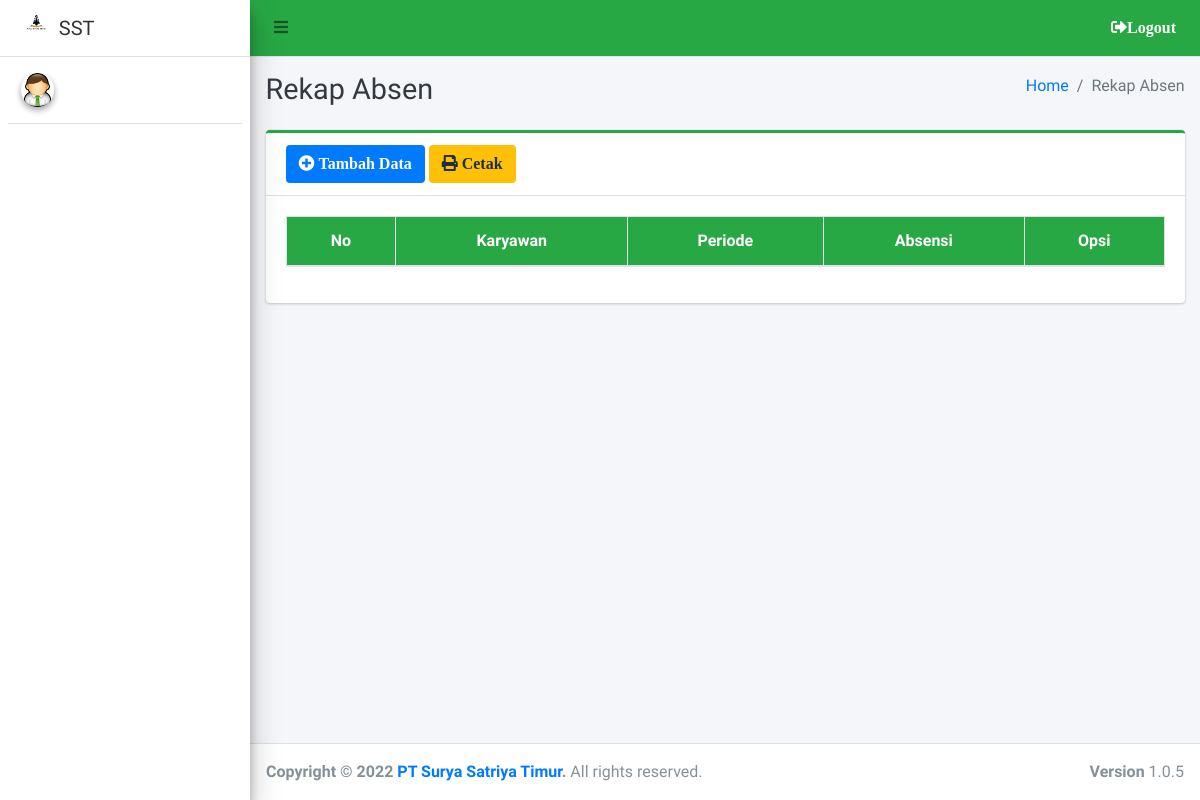
/admin/rekapabsen/index.php, run on an earlier commit of the app's database.
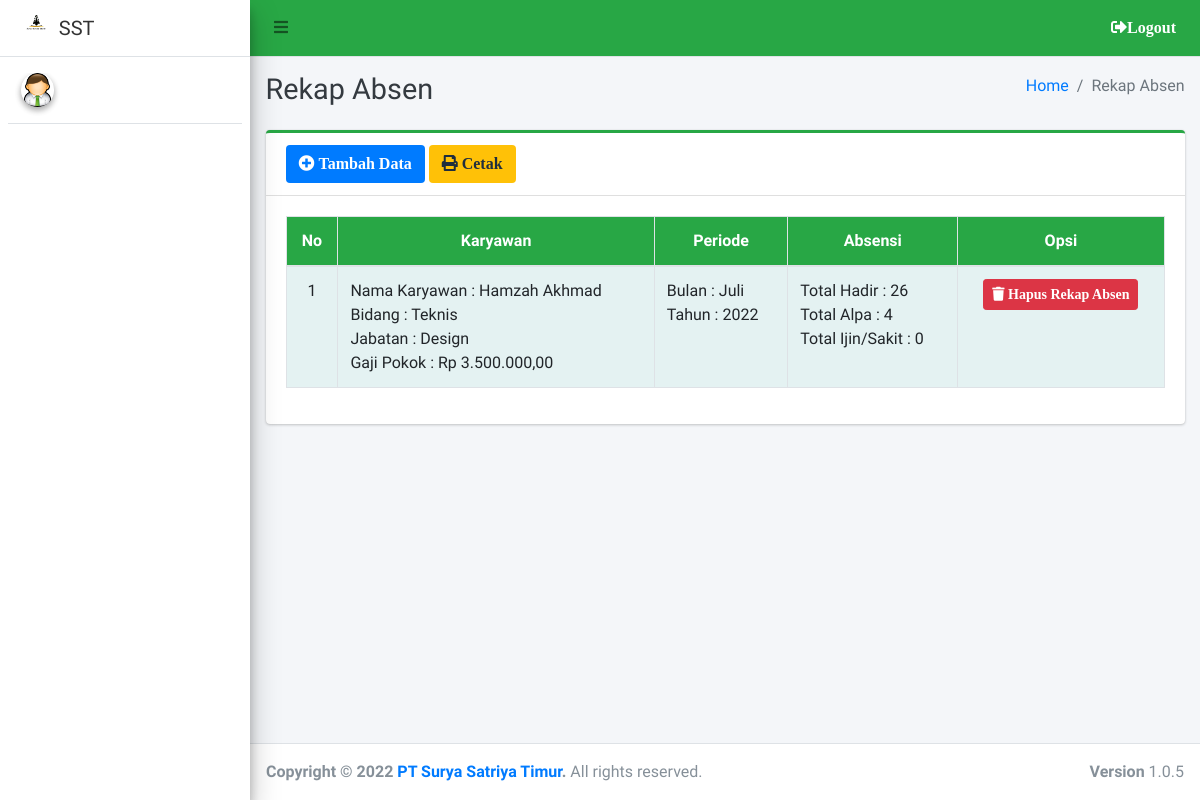
And on a later commit of the database.
### tables this page shows
CREATE TABLE `rekapabsen` (
  `id_rekap` int(11) NOT NULL,
  `id_karyawan` int(11) NOT NULL,
  `bulan` varchar(100) NOT NULL,
  `tahun` varchar(100) NOT NULL,
  `jumlah_hadir` int(22) NOT NULL,
  `jumlah_alpa` int(22) NOT NULL,
  `jumlah_ijin_sakit` int(22) NOT NULL
);

CREATE TABLE `karyawan` (
  `id_karyawan` int(11) NOT NULL,
  `nama_karyawan` varchar(150) DEFAULT NULL,
  `jk` varchar(15) DEFAULT NULL,
  `tempat_lahir` varchar(50) DEFAULT NULL,
  `tgl_lahir` date DEFAULT NULL,
  `agama` varchar(50) DEFAULT NULL,
  `pendidikan` varchar(100) DEFAULT NULL,
  `jurusan` varchar(100) DEFAULT NULL,
  `alamat` text,
  `hp` varchar(15) DEFAULT NULL,
  `bidang` varchar(150) DEFAULT NULL,
  `jabatan` varchar(100) DEFAULT NULL,
  `gaji_karyawan` varchar(150) DEFAULT NULL
);

### admin/rekapabsen/index.php (the view, shortened to what the changed rows need)
<?php
require '../../config/koneksi.php';
?>
<!DOCTYPE html>
<html>
<?php
include '../../templates/head.php';
?>
<body class="hold-transition sidebar-mini layout-fixed">
    <div class="wrapper">
        <div class="content-wrapper">
            <div class="content-header">
                <div class="container-fluid">
                    <div class="row mb-2">
                        <div class="col-sm-6">
                            <h1 class="m-0 text-dark">Rekap Absen</h1>
                        </div>
                    </div>
                </div>
            </div>
            <section class="content">
                <div class="container-fluid">
                    <div class="row">
                        <div class="col-12">
                            <div class="card card-success card-outline">
                                <div class="card-body">
                                    <div class="table-responsive">
                                        <table id="example1" class="table table-bordered table-striped">
                                            <thead class="bg-green">
                                                <tr align="center">
                                                    <th>No</th>
                                                    <th>Karyawan</th>
                                                    <th>Periode</th>
                                                    <th>Absensi</th>
                                                    <th>Opsi</th>
                                                </tr>
                                            </thead>
                                            <?php
                                            $no = 1;
                                            $data = $koneksi->query("SELECT * FROM rekapabsen AS ra
                                            LEFT JOIN karyawan AS k ON ra.id_karyawan = k.id_karyawan
                                            ORDER BY ra.id_rekap DESC");
                                            while ($row = $data->fetch_array()) {
                                            ?>
                                                <tbody style="background-color: azure">
                                                    <tr>
                                                        <td align="center"><?= $no++ ?></td>
                                                        <td>
                                                            Nama Karyawan : <?= $row['nama_karyawan'] ?><br>
                                                            Bidang : <?= $row['bidang'] ?><br>
                                                            Jabatan : <?= $row['jabatan'] ?><br>
                                                            Gaji Pokok : <?= rupiah($row['gaji_karyawan']) ?>
                                                        </td>
                                                        <td>
                                                            Bulan : <?= $row['bulan'] ?><br>
                                                            Tahun : <?= $row['tahun'] ?><br>
                                                        </td>
                                                        <td>
                                                            Total Hadir : <?= $row['jumlah_hadir'] ?><br>
                                                            Total Alpa : <?= $row['jumlah_alpa'] ?><br>
                                                            Total Ijin/Sakit : <?= $row['jumlah_ijin_sakit'] ?><br>
                                                        </td>
                                                        <td align="center">
                                                            <a href="hapus?id=<?= $row['id_rekap'] ?>" class="btn btn-danger btn-sm alert-hapus" title="Hapus"><i class="fa fa-trash"> Hapus Rekap Absen</i></a>
                                                        </td>
                                                    </tr>
                                                </tbody>
                                            <?php } ?>
                                        </table>
                                    </div>
                                </div>
                            </div>
                        </div>
                    </div>
                </div>
            </section>
        </div>
    </div>
    <?php include_once "../../templates/script.php";
    function rupiah($angka)
    {
        $hasil = 'Rp ' . number_format($angka, 2, ",", ".");
        return $hasil;
    }
    ?>
</body>
</html>

What changed in the data, as far as the page shows it:
added rekapabsen: id_karyawan.nama_karyawan "Hamzah Akhmad", id_karyawan.bidang "Teknis", id_karyawan.jabatan "Design", id_karyawan.gaji_karyawan "Rp 3.500.000,00", bulan "Juli", tahun "2022", jumlah_hadir "26", jumlah_alpa "4", jumlah_ijin_sakit "0"
